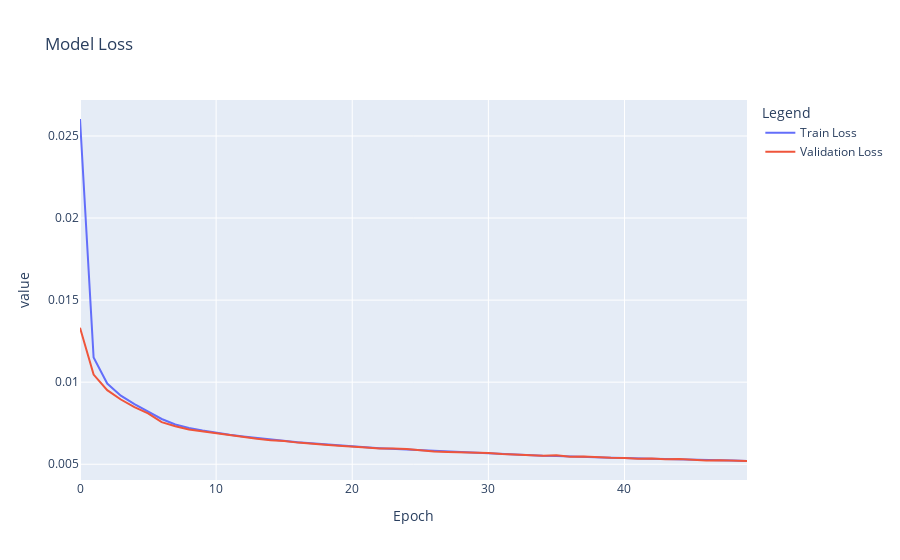

Notebook source saved alongside this figure:
### Code cell
plot_training_history(train_history_small_ls)

### Figure 1 — Plotly figure (JSON) as saved in the notebook; plotly's stock layout.template omitted (floating-point values rounded to 4 significant figures)
{"data": [{"hovertemplate": "variable=wide_variable_0<br>Epoch=%{x}<br>value=%{y}<extra></extra>", "legendgroup": "wide_variable_0", "line": {"color": "#636efa", "dash": "solid"}, "marker": {"symbol": "circle"}, "mode": "lines", "name": "Train Loss", "orientation": "v", "showlegend": true, "type": "scatter", "x": [0, 1, 2, 3, 4, 5, 6, 7, 8, 9, 10, 11, 12, 13, 14, 15, 16, 17, 18, 19, 20, 21, 22, 23, 24, 25, 26, 27, 28, 29, 30, 31, 32, 33, 34, 35, 36, 37, 38, 39, 40, 41, 42, 43, 44, 45, 46, 47, 48, 49], "xaxis": "x", "y": [0.02603, 0.01151, 0.009919, 0.00918, 0.008658, 0.008222, 0.007758, 0.007422, 0.00721, 0.007054, 0.006915, 0.006795, 0.006693, 0.006595, 0.006504, 0.006424, 0.006344, 0.006285, 0.006211, 0.006156, 0.006095, 0.006034, 0.005981, 0.005943, 0.005893, 0.005837, 0.005798, 0.005768, 0.005719, 0.00568, 0.005646, 0.005623, 0.00558, 0.005564, 0.005515, 0.005505, 0.005469, 0.005449, 0.005411, 0.005398, 0.005386, 0.005345, 0.005328, 0.005313, 0.005284, 0.00528, 0.005252, 0.005237, 0.005222, 0.005202], "yaxis": "y"}, {"hovertemplate": "variable=wide_variable_1<br>Epoch=%{x}<br>value=%{y}<extra></extra>", "legendgroup": "wide_variable_1", "line": {"color": "#EF553B", "dash": "solid"}, "marker": {"symbol": "circle"}, "mode": "lines", "name": "Validation Loss", "orientation": "v", "showlegend": true, "type": "scatter", "x": [0, 1, 2, 3, 4, 5, 6, 7, 8, 9, 10, 11, 12, 13, 14, 15, 16, 17, 18, 19, 20, 21, 22, 23, 24, 25, 26, 27, 28, 29, 30, 31, 32, 33, 34, 35, 36, 37, 38, 39, 40, 41, 42, 43, 44, 45, 46, 47, 48, 49], "xaxis": "x", "y": [0.01331, 0.01046, 0.009514, 0.008943, 0.008474, 0.008104, 0.007567, 0.007317, 0.007121, 0.007003, 0.006923, 0.006759, 0.006655, 0.006559, 0.006467, 0.006415, 0.006317, 0.006273, 0.006188, 0.006123, 0.00609, 0.006014, 0.00596, 0.005966, 0.005923, 0.005829, 0.005777, 0.005741, 0.005718, 0.005669, 0.005687, 0.005617, 0.005586, 0.005544, 0.005521, 0.005542, 0.005458, 0.005467, 0.005421, 0.005395, 0.005382, 0.005337, 0.005347, 0.005306, 0.005314, 0.005258, 0.005235, 0.005242, 0.005203, 0.005197], "yaxis": "y"}], "layout": {"legend": {"title": {"text": "Legend"}, "tracegroupgap": 0}, "title": {"text": "Model Loss"}, "xaxis": {"anchor": "y", "domain": [0, 1], "title": {"text": "Epoch"}}, "yaxis": {"anchor": "x", "domain": [0, 1], "title": {"text": "value"}}}}
